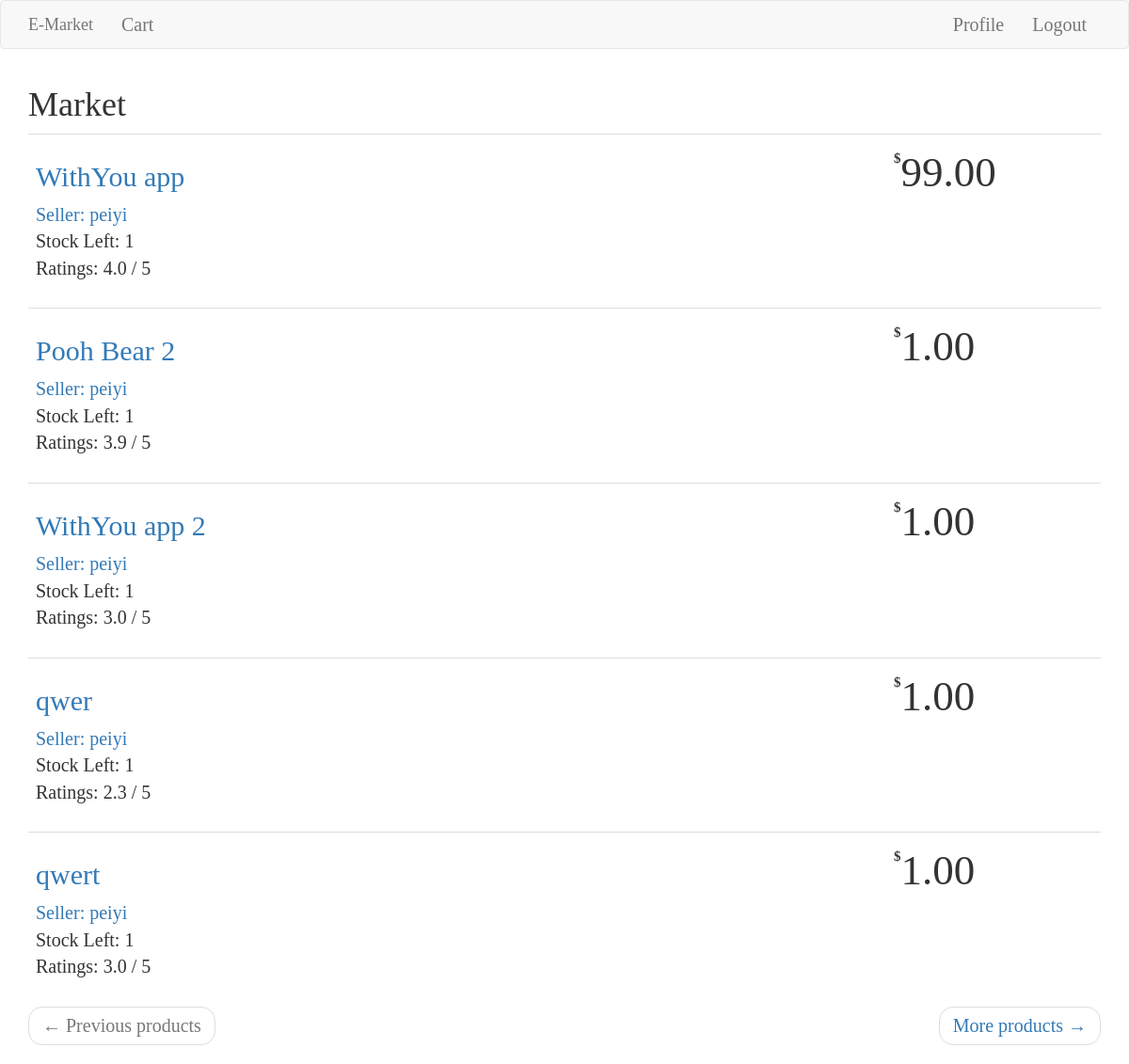
The page /index (signed in) on the database as committed earlier.
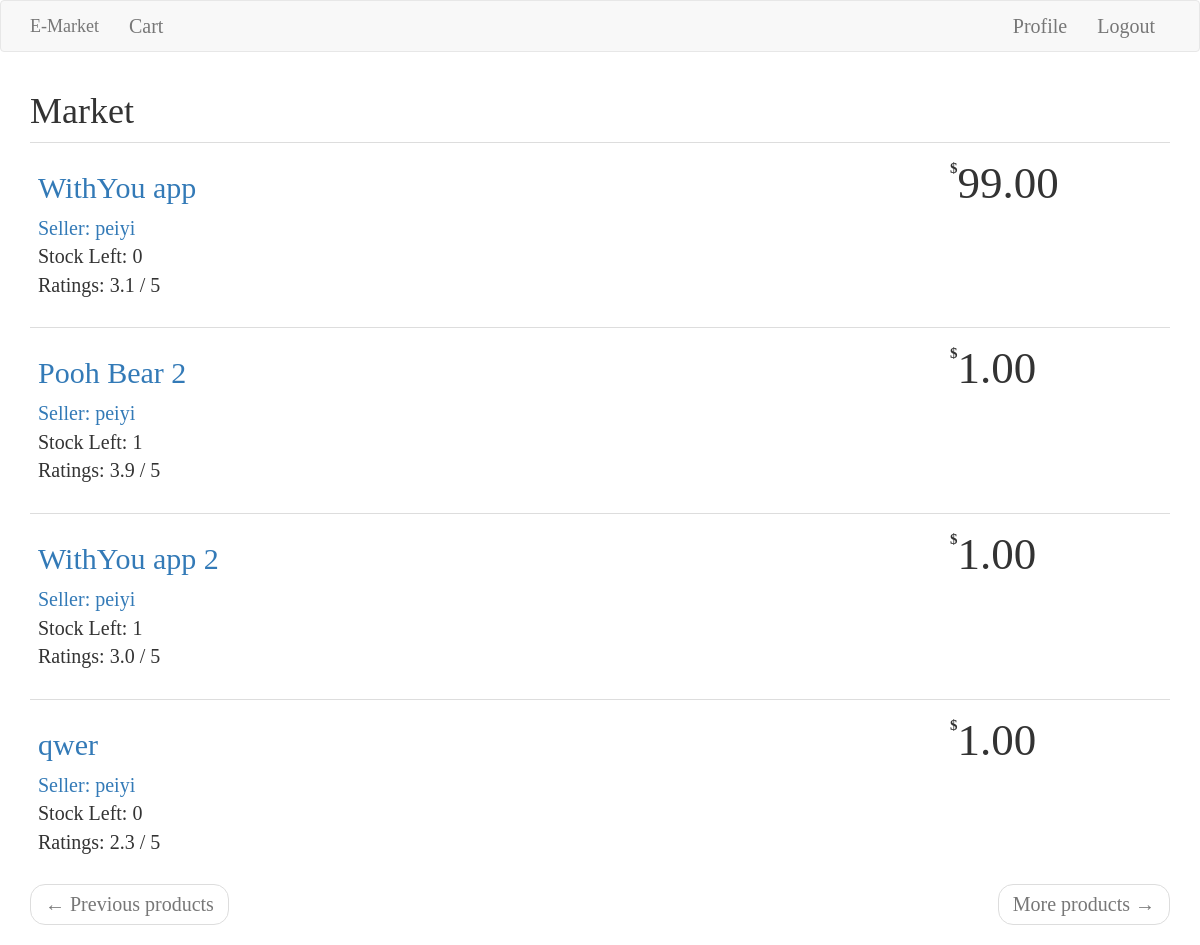
The same page on the database as committed later.
### app/models.py (models this page shows, shortened)
class Product(db.Model):
    id = db.Column(db.Integer, primary_key=True)
    name = db.Column(db.String(120), index=True)
    price = db.Column(db.Float, index=True)
    stock = db.Column(db.Integer, index=True)
    avg_ratings = db.Column(db.Float, index=True)
    seller_id = db.Column(db.Integer, db.ForeignKey('user.id'))
    review = db.relationship('Review', backref='product', lazy='dynamic')
    buyers = db.relationship(
        'User',
        secondary=in_carts,
        backref="boughts",
        lazy="dynamic")

class User(UserMixin, db.Model):
    id = db.Column(db.Integer, primary_key=True)
    username = db.Column(db.String(64), unique=True, index=True)
    email = db.Column(db.String(120), unique=True, index=True)
    password_hash = db.Column(db.String(128))
    products = db.relationship('Product', backref='seller', lazy='dynamic')
    reviews = db.relationship('Review', backref='reviewer', lazy='dynamic')
    in_cart = db.relationship(
        'Product',
        secondary=in_carts,
        backref="buyinguser",
        lazy='dynamic')

### app/routes.py (the view)
@app.route('/')
@app.route('/index')
@login_required
def index():
    page = request.args.get('page', 1, type=int)
    products = Product.query.filter(Product.seller_id != current_user.id)
    pagination = Pagination(page=page, total=products.count(), record_name='products')
    page_products = products.paginate(page, app.config['PER_PAGE'], False)
    next_url = url_for('index', page=page_products.next_num) if page_products.has_next else None
    prev_url = url_for('index', page=page_products.prev_num) if page_products.has_prev else None
    return render_template('index.html', title="Home", products=page_products.items,
                           next_url=next_url, prev_url=prev_url,
                           pagination=pagination)

### app/models.py (called while the page is built)
@login.user_loader
def load_user(id):
    return User.query.get(int(id))

### app/templates/index.html
{% extends "base.html" %}
{% block app_content %}
	<h1 style="font-family: Segoe UI Semibold;">Market</h1>
	{% for product in products %}
		{% include '_product.html' %}
	{% endfor %}
	<nav aria-label="...">
        <ul class="pager">
            <li class="previous{% if not prev_url %} disabled{% endif %}">
                <a href="{{ prev_url or '#' }}">
                    <span aria-hidden="true">&larr;</span> Previous products
                </a>
            </li>
            <li class="next{% if not next_url %} disabled{% endif %}">
                <a href="{{ next_url or '#' }}">
                    More products <span aria-hidden="true">&rarr;</span>
                </a>
            </li>
        </ul>
    </nav>
{% endblock %}

### app/templates/_product.html (shortened to what this page needs)
<table class="table table-hover">
        <tr>
            <td width="80%" style="font-family: Segoe UI Light;">
                <h3>
                <a href="{{url_for('product', id=product.id)}}" class="headers">
                {{product.name}} <br>
                </a></h3>
                <a href="{{ url_for('user', username=product.seller.username) }}">
                Seller: {{product.seller.username}}
                </a><br>
                Stock Left: {{product.stock}}
                <br>
                {% if product.avg_ratings %}
                Ratings: {{'%.1f' % product.avg_ratings}} / 5
                {% else %}
                Ratings: {{product.avg_ratings}} / 5
                {% endif %}
            </td>
            <td style="font-size: 45px; font-family: Neuton">
                <label style="font-size: 15px; vertical-align: text-top; ">$</label>{{'%.2f' % product.price}}
            </td>
        </tr>
    </table>

Rows that differ between the two databases and show on the page:
removed Product: name "qwert", seller.username "peiyi", stock "1", avg_ratings "3.0", price "1.00"
changed Product "WithYou app": stock "1" → "0"; avg_ratings "4.0" → "3.1"
changed Product "qwer": stock "1" → "0"
